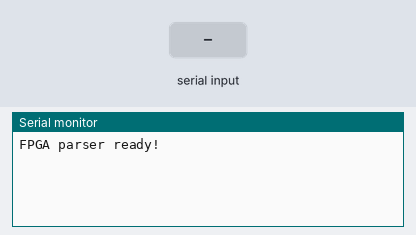
The sketch below on a simulated ESP32. Shown: the last lines printed to the serial monitor. Inputs (shaded band) come from the test bench.

Above: at 1.2 s.
1.3 s: "1\n" received over the second serial link
At 2.1 s:
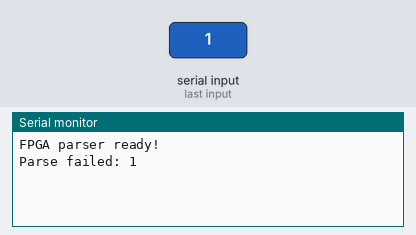
2.8 s: "90,45\n" received over the second serial link
At 3.3 s:
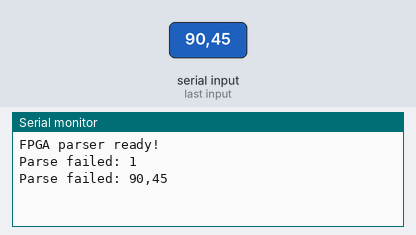

The sketch:

fpga_serial_channel.ino
```cpp
#include <Arduino.h>
#include <string.h>
#include <stdio.h>

#define FPGA_RX_PIN 4
#define FPGA_TX_PIN 5

char line[160];
int indexPos = 0;

int ch[4], peak[4], topChannel;
char alertMask[5];

bool parseMessage(char *msg) {
    int matched = sscanf(
        msg,
        "CH1:%d PK1:%d CH2:%d PK2:%d "
        "CH3:%d PK3:%d CH4:%d PK4:%d "
        "TOP:%d ALERT:%4s",
        &ch[0], &peak[0],
        &ch[1], &peak[1],
        &ch[2], &peak[2],
        &ch[3], &peak[3],
        &topChannel, alertMask
    );

    return matched == 10 && strlen(alertMask) == 4;
}

void setup() {
    Serial.begin(115200);
    Serial1.begin(9600, SERIAL_8N1, FPGA_RX_PIN, FPGA_TX_PIN);
    Serial.println("FPGA parser ready!");
}

void loop() {
    while (Serial1.available()) {
        char c = Serial1.read();

        if (c == '\r') continue;

        if (c == '\n') {
            line[indexPos] = '\0';

            if (parseMessage(line)) {
                Serial.println("\n--- FPGA DATA ---");

                for (int i = 0; i < 4; i++) {
                    Serial.printf(
                        "CH%d: Count=%d, Peak=%d, Alert=%s\n",
                        i + 1, ch[i], peak[i],
                        alertMask[i] == '1' ? "ON" : "OFF"
                    );
                }

                Serial.printf("Top channel: %d\n", topChannel);
            } else {
                Serial.print("Parse failed: ");
                Serial.println(line);
            }

            indexPos = 0;
        } else if (indexPos < (int)sizeof(line) - 1) {
            line[indexPos++] = c;
        } else {
            // Discard an overlong line and start fresh.
            indexPos = 0;
        }
    }
}
```

Measured:
- after the input at 1.3 s, the serial monitor: prints a new line at once (image 1)
- after the input at 2.8 s, the serial monitor: prints a new line at once (image 2)
